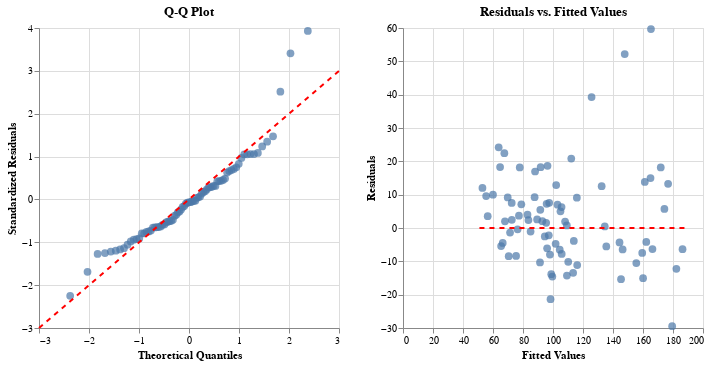

Notebook source saved alongside this figure:
### Markdown cell above
Now that `y_actual` and `y_predicted` have been extracted, let's pass these parameters to the `qq_and_residuals_plot` function.

### Code cell
from linreg_ally.plotting import qq_and_residuals_plot

qq_and_residuals_plot(y_actual, y_predicted)

### Figure 1 — Vega-Lite specification as saved in the notebook (floating-point values rounded to 4 significant figures)
{"config": {"view": {"continuousWidth": 300, "continuousHeight": 300}}, "hconcat": [{"layer": [{"data": {"name": "data-d42e69d4a189dc612567932a8514d45a"}, "mark": {"type": "circle", "size": 60}, "encoding": {"x": {"field": "Theoretical Quantiles", "title": "Theoretical Quantiles", "type": "quantitative"}, "y": {"field": "Standardized Residuals", "title": "Standardized Residuals", "type": "quantitative"}}, "title": "Q-Q Plot"}, {"data": {"name": "data-85d19c836a4395e2ec54e74d1ddf6151"}, "mark": {"type": "line", "color": "red", "strokeDash": [5, 5]}, "encoding": {"x": {"field": "Theoretical Quantiles", "type": "quantitative"}, "y": {"field": "Standardized Residuals", "type": "quantitative"}}}], "height": 300, "width": 300}, {"layer": [{"data": {"name": "data-17c93c50deb42f979e2c4af911de9c1d"}, "mark": {"type": "circle", "size": 60}, "encoding": {"x": {"field": "Fitted Values", "title": "Fitted Values", "type": "quantitative"}, "y": {"field": "Residuals", "title": "Residuals", "type": "quantitative"}}, "title": "Residuals vs. Fitted Values"}, {"data": {"name": "data-ac598aa08de486ff4a3c2200a1e134d1"}, "mark": {"type": "line", "color": "red", "strokeDash": [5, 5]}, "encoding": {"x": {"field": "Fitted Values", "type": "quantitative"}, "y": {"field": "Residuals", "type": "quantitative"}}}], "height": 300, "width": 300}], "resolve": {"scale": {"y": "independent"}}, "$schema": "https://vega.github.io/schema/vega-lite/v5.20.1.json", "datasets": {"data-d42e69d4a189dc612567932a8514d45a": [{"Theoretical Quantiles": -2.377, "Standardized Residuals": -2.249}, {"Theoretical Quantiles": -2.03, "Standardized Residuals": -1.688}, {"Theoretical Quantiles": -1.828, "Standardized Residuals": -1.272}, {"Theoretical Quantiles": -1.681, "Standardized Residuals": -1.251}, {"Theoretical Quantiles": -1.563, "Standardized Residuals": -1.217}, {"Theoretical Quantiles": -1.464, "Standardized Residuals": -1.197}, {"Theoretical Quantiles": -1.377, "Standardized Residuals": -1.167}, {"Theoretical Quantiles": -1.3, "Standardized Residuals": -1.138}, {"Theoretical Quantiles": -1.23, "Standardized Residuals": -1.057}, {"Theoretical Quantiles": -1.165, "Standardized Residuals": -0.9794}, {"Theoretical Quantiles": -1.105, "Standardized Residuals": -0.9381}, {"Theoretical Quantiles": -1.049, "Standardized Residuals": -0.9235}, {"Theoretical Quantiles": -0.9953, "Standardized Residuals": -0.9116}, {"Theoretical Quantiles": -0.9447, "Standardized Residuals": -0.7946}, {"Theoretical Quantiles": -0.8965, "Standardized Residuals": -0.7892}, {"Theoretical Quantiles": -0.8502, "Standardized Residuals": -0.7594}, {"Theoretical Quantiles": -0.8057, "Standardized Residuals": -0.7479}, {"Theoretical Quantiles": -0.7628, "Standardized Residuals": -0.726}, {"Theoretical Quantiles": -0.7212, "Standardized Residuals": -0.6577}, {"Theoretical Quantiles": -0.6808, "Standardized Residuals": -0.6524}, {"Theoretical Quantiles": -0.6415, "Standardized Residuals": -0.6482}, {"Theoretical Quantiles": -0.6032, "Standardized Residuals": -0.6448}, {"Theoretical Quantiles": -0.5657, "Standardized Residuals": -0.6291}, {"Theoretical Quantiles": -0.529, "Standardized Residuals": -0.5911}, {"Theoretical Quantiles": -0.493, "Standardized Residuals": -0.5824}, {"Theoretical Quantiles": -0.4577, "Standardized Residuals": -0.5371}, {"Theoretical Quantiles": -0.4229, "Standardized Residuals": -0.5184}, {"Theoretical Quantiles": -0.3886, "Standardized Residuals": -0.509}, {"Theoretical Quantiles": -0.3547, "Standardized Residuals": -0.4983}, {"Theoretical Quantiles": -0.3213, "Standardized Residuals": -0.4759}, {"Theoretical Quantiles": -0.2882, "Standardized Residuals": -0.3828}, {"Theoretical Quantiles": -0.2554, "Standardized Residuals": -0.3588}, {"Theoretical Quantiles": -0.2229, "Standardized Residuals": -0.3023}, {"Theoretical Quantiles": -0.1906, "Standardized Residuals": -0.2808}, {"Theoretical Quantiles": -0.1586, "Standardized Residuals": -0.2351}, {"Theoretical Quantiles": -0.1267, "Standardized Residuals": -0.1739}, {"Theoretical Quantiles": -0.09489, "Standardized Residuals": -0.1546}, {"Theoretical Quantiles": -0.06321, "Standardized Residuals": -0.09946}, {"Theoretical Quantiles": -0.03159, "Standardized Residuals": -0.07307}, {"Theoretical Quantiles": 0.0, "Standardized Residuals": -0.06809}, {"Theoretical Quantiles": 0.03159, "Standardized Residuals": -0.06477}, {"Theoretical Quantiles": 0.06321, "Standardized Residuals": -0.04276}, {"Theoretical Quantiles": 0.09489, "Standardized Residuals": -0.03787}, {"Theoretical Quantiles": 0.1267, "Standardized Residuals": -0.02876}, {"Theoretical Quantiles": 0.1586, "Standardized Residuals": 0.03706}, {"Theoretical Quantiles": 0.1906, "Standardized Residuals": 0.04958}, {"Theoretical Quantiles": 0.2229, "Standardized Residuals": 0.06958}, {"Theoretical Quantiles": 0.2554, "Standardized Residuals": 0.1407}, {"Theoretical Quantiles": 0.2882, "Standardized Residuals": 0.171}, {"Theoretical Quantiles": 0.3213, "Standardized Residuals": 0.1894}, {"Theoretical Quantiles": 0.3547, "Standardized Residuals": 0.2291}, {"Theoretical Quantiles": 0.3886, "Standardized Residuals": 0.2771}, {"Theoretical Quantiles": 0.4229, "Standardized Residuals": 0.2852}, {"Theoretical Quantiles": 0.4577, "Standardized Residuals": 0.2954}, {"Theoretical Quantiles": 0.493, "Standardized Residuals": 0.3149}, {"Theoretical Quantiles": 0.529, "Standardized Residuals": 0.3152}, {"Theoretical Quantiles": 0.5657, "Standardized Residuals": 0.4232}, {"Theoretical Quantiles": 0.6032, "Standardized Residuals": 0.4291}, {"Theoretical Quantiles": 0.6415, "Standardized Residuals": 0.4342}, {"Theoretical Quantiles": 0.6808, "Standardized Residuals": 0.4555}, {"Theoretical Quantiles": 0.7212, "Standardized Residuals": 0.4865}, {"Theoretical Quantiles": 0.7628, "Standardized Residuals": 0.6267}, {"Theoretical Quantiles": 0.8057, "Standardized Residuals": 0.6632}, {"Theoretical Quantiles": 0.8502, "Standardized Residuals": 0.6854}, {"Theoretical Quantiles": 0.8965, "Standardized Residuals": 0.7122}, {"Theoretical Quantiles": 0.9447, "Standardized Residuals": 0.7493}, {"Theoretical Quantiles": 0.9953, "Standardized Residuals": 0.831}, {"Theoretical Quantiles": 1.049, "Standardized Residuals": 0.9675}, {"Theoretical Quantiles": 1.105, "Standardized Residuals": 1.051}, {"Theoretical Quantiles": 1.165, "Standardized Residuals": 1.052}, {"Theoretical Quantiles": 1.23, "Standardized Residuals": 1.057}, {"Theoretical Quantiles": 1.3, "Standardized Residuals": 1.059}, {"Theoretical Quantiles": 1.377, "Standardized Residuals": 1.086}, {"Theoretical Quantiles": 1.464, "Standardized Residuals": 1.236}, {"Theoretical Quantiles": 1.563, "Standardized Residuals": 1.347}, {"Theoretical Quantiles": 1.681, "Standardized Residuals": 1.472}, {"Theoretical Quantiles": 1.828, "Standardized Residuals": 2.515}, {"Theoretical Quantiles": 2.03, "Standardized Residuals": 3.41}, {"Theoretical Quantiles": 2.377, "Standardized Residuals": 3.93}], "data-85d19c836a4395e2ec54e74d1ddf6151": [{"Theoretical Quantiles": -3, "Standardized Residuals": -3}, {"Theoretical Quantiles": 3, "Standardized Residuals": 3}], "data-17c93c50deb42f979e2c4af911de9c1d": [{"Fitted Values": 113.9, "Residuals": -3.87}, {"Fitted Values": 59.99, "Residuals": 10.01}, {"Fitted Values": 144.3, "Residuals": -4.347}, {"Fitted Values": 95.44, "Residuals": 1.559}, {"Fitted Values": 69.82, "Residuals": 9.184}, {"Fitted Values": 116.1, "Residuals": -11.13}, {"Fitted Values": 91.54, "Residuals": 5.461}, {"Fitted Values": 105.8, "Residuals": -7.794}, {"Fitted Values": 146.4, "Residuals": -6.417}, {"Fitted Values": 75.39, "Residuals": -8.391}, {"Fitted Values": 159.5, "Residuals": -7.479}, {"Fitted Values": 115.9, "Residuals": 9.099}, {"Fitted Values": 176.7, "Residuals": 13.27}, {"Fitted Values": 64.73, "Residuals": 18.27}, {"Fitted Values": 160.1, "Residuals": -15.05}, {"Fitted Values": 101.8, "Residuals": -4.753}, {"Fitted Values": 77.84, "Residuals": 18.16}, {"Fitted Values": 179.4, "Residuals": -29.45}, {"Fitted Values": 145.4, "Residuals": -15.36}, {"Fitted Values": 166.3, "Residuals": -6.306}, {"Fitted Values": 109.2, "Residuals": 0.764}, {"Fitted Values": 77.29, "Residuals": 3.709}, {"Fitted Values": 94.53, "Residuals": -2.528}, {"Fitted Values": 65.41, "Residuals": -5.406}, {"Fitted Values": 55.44, "Residuals": 9.564}, {"Fitted Values": 161.2, "Residuals": 13.8}, {"Fitted Values": 105.0, "Residuals": 5.024}, {"Fitted Values": 76.4, "Residuals": -0.3977}, {"Fitted Values": 104.5, "Residuals": -6.493}, {"Fitted Values": 56.47, "Residuals": 3.529}, {"Fitted Values": 125.7, "Residuals": 39.28}, {"Fitted Values": 63.78, "Residuals": 24.22}, {"Fitted Values": 113.4, "Residuals": -13.43}, {"Fitted Values": 105.7, "Residuals": 6.298}, {"Fitted Values": 98.84, "Residuals": -13.84}, {"Fitted Values": 97.96, "Residuals": -7.96}, {"Fitted Values": 72.55, "Residuals": 2.448}, {"Fitted Values": 97.46, "Residuals": 7.541}, {"Fitted Values": 87.74, "Residuals": 9.257}, {"Fitted Values": 147.8, "Residuals": 52.19}, {"Fitted Values": 135.5, "Residuals": -5.532}, {"Fitted Values": 108.1, "Residuals": 1.94}, {"Fitted Values": 67.57, "Residuals": 22.43}, {"Fitted Values": 98.35, "Residuals": -21.35}, {"Fitted Values": 96.08, "Residuals": -6.08}, {"Fitted Values": 165.3, "Residuals": 59.69}, {"Fitted Values": 103.0, "Residuals": 6.991}, {"Fitted Values": 85.06, "Residuals": -1.056}, {"Fitted Values": 78.89, "Residuals": 7.108}, {"Fitted Values": 109.3, "Residuals": -14.28}, {"Fitted Values": 83.0, "Residuals": 3.998}, {"Fitted Values": 66.48, "Residuals": -4.484}, {"Fitted Values": 171.8, "Residuals": 18.17}, {"Fitted Values": 132.4, "Residuals": 12.56}, {"Fitted Values": 112.2, "Residuals": 20.82}, {"Fitted Values": 165.0, "Residuals": 14.98}, {"Fitted Values": 182.3, "Residuals": -12.25}, {"Fitted Values": 83.62, "Residuals": 2.377}, {"Fitted Values": 97.18, "Residuals": -2.182}, {"Fitted Values": 67.99, "Residuals": 2.012}, {"Fitted Values": 174.3, "Residuals": 5.726}, {"Fitted Values": 186.4, "Residuals": -6.356}, {"Fitted Values": 92.94, "Residuals": 2.06}, {"Fitted Values": 88.05, "Residuals": 16.95}, {"Fitted Values": 134.5, "Residuals": 0.4857}, {"Fitted Values": 70.47, "Residuals": -8.468}, {"Fitted Values": 71.37, "Residuals": -1.367}, {"Fitted Values": 99.56, "Residuals": -14.56}, {"Fitted Values": 95.74, "Residuals": 7.256}, {"Fitted Values": 91.33, "Residuals": -10.33}, {"Fitted Values": 102.1, "Residuals": 12.88}, {"Fitted Values": 52.97, "Residuals": 12.03}, {"Fitted Values": 72.46, "Residuals": 7.537}, {"Fitted Values": 162.2, "Residuals": -4.194}, {"Fitted Values": 96.35, "Residuals": 18.65}, {"Fitted Values": 89.42, "Residuals": 2.579}, {"Fitted Values": 91.76, "Residuals": 18.24}, {"Fitted Values": 155.5, "Residuals": -10.54}, {"Fitted Values": 110.2, "Residuals": -10.16}], "data-ac598aa08de486ff4a3c2200a1e134d1": [{"Fitted Values": 50.97, "Residuals": 0}, {"Fitted Values": 188.4, "Residuals": 0}]}}
